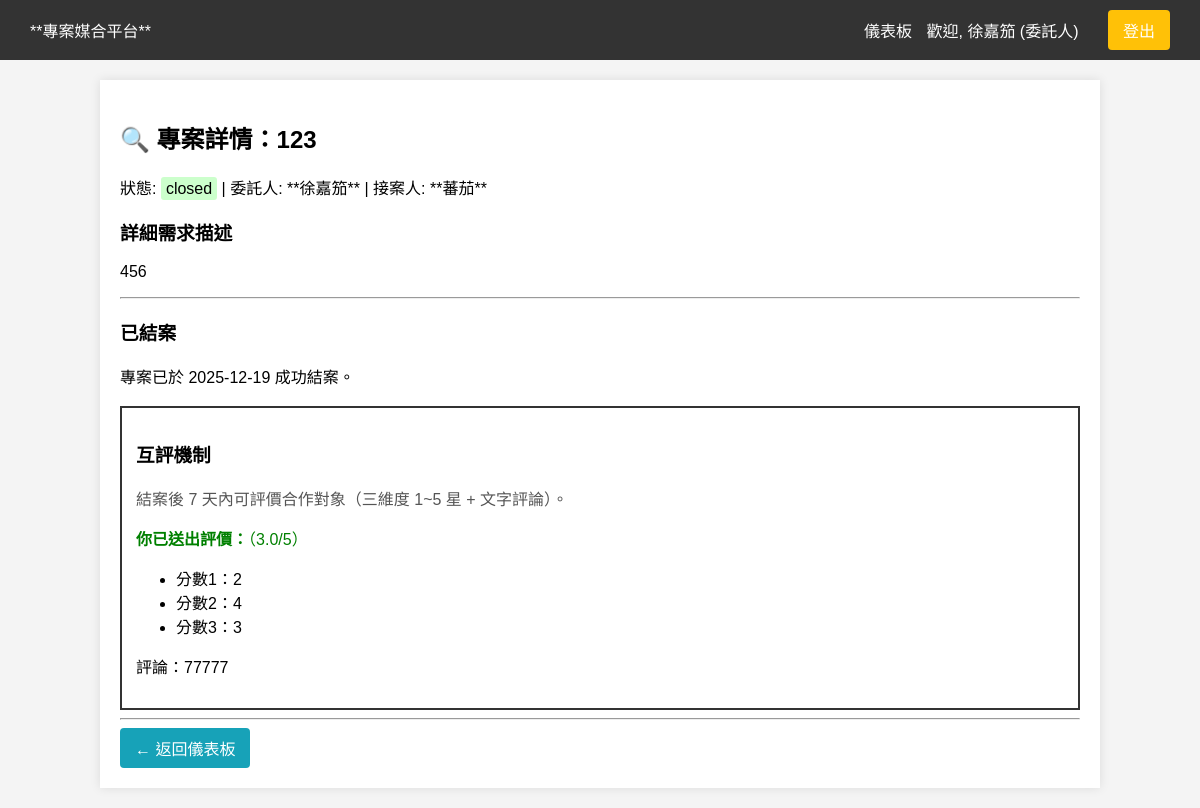
Screenshot of /project/1 (signed in) with the database file from the repository.
### models.py (models this page shows, shortened)
class User(UserMixin, db.Model):
    id = db.Column(db.Integer, primary_key=True)
    username = db.Column(db.String(80), unique=True, nullable=False)
    role = db.Column(db.String(20), nullable=False)
    password_hash = db.Column(db.String(128))

class Project(db.Model):
    id = db.Column(db.Integer, primary_key=True)
    title = db.Column(db.String(100), nullable=False)
    description = db.Column(db.Text, nullable=False)
    status = db.Column(db.String(20), default='open', nullable=False)
    created_at = db.Column(db.DateTime, default=datetime.utcnow)
    closed_at = db.Column(db.DateTime, nullable=True)
    delivery_file_path = db.Column(db.String(255), nullable=True)
    client_id = db.Column(db.Integer, db.ForeignKey('user.id'), nullable=False)
    contractor_id = db.Column(db.Integer, db.ForeignKey('user.id'), nullable=True)
    client = db.relationship(
        'User',
        foreign_keys=[client_id],
        backref=db.backref('projects_created', lazy=True)
    )
    contractor = db.relationship(
        'User',
        foreign_keys=[contractor_id],
        backref=db.backref('projects_contracted', lazy=True)
    )
    proposals = db.relationship(
        'Proposal',
        backref='project',
        lazy=True,
        cascade='all, delete-orphan'
    )
    reviews = db.relationship(
        'Review',
        backref='project',
        lazy=True,
        cascade='all, delete-orphan'
    )

class Review(db.Model):
    id = db.Column(db.Integer, primary_key=True)
    project_id = db.Column(db.Integer, db.ForeignKey('project.id'), nullable=False)
    reviewer_id = db.Column(db.Integer, db.ForeignKey('user.id'), nullable=False)
    reviewee_id = db.Column(db.Integer, db.ForeignKey('user.id'), nullable=False)
    reviewee_role = db.Column(db.String(20), nullable=False)
    score_1 = db.Column(db.Integer, nullable=False)
    score_2 = db.Column(db.Integer, nullable=False)
    score_3 = db.Column(db.Integer, nullable=False)
    comment = db.Column(db.Text, nullable=True)
    created_at = db.Column(db.DateTime, default=datetime.utcnow)
    reviewer = db.relationship('User', foreign_keys=[reviewer_id], backref=db.backref('reviews_given', lazy=True))
    reviewee = db.relationship('User', foreign_keys=[reviewee_id], backref=db.backref('reviews_received', lazy=True))
    __table_args__ = (
        db.UniqueConstraint('project_id', 'reviewer_id', 'reviewee_id', name='uq_review_once_per_pair'),
    )
    def avg_score(self) -> float:
        return (self.score_1 + self.score_2 + self.score_3) / 3.0

### app.py (the view)
@app.route('/project/<int:project_id>')
@login_required
def project_detail(project_id):
    project = Project.query.get_or_404(project_id)
    is_client = current_user.id == project.client_id
    is_contractor_assigned = current_user.id == project.contractor_id
    is_contractor_user = current_user.role == ROLE_CONTRACTOR
    is_open = project.status == 'open'
    if not (is_client or is_contractor_assigned or is_open):
        flash('您沒有權限查看此專案。', 'danger')
        return redirect(url_for('dashboard'))
    proposals = []
    if is_client:
        proposals = Proposal.query.filter_by(project_id=project_id).order_by(Proposal.submitted_at.desc()).all()
    my_proposal = None
    if is_contractor_user:
        my_proposal = Proposal.query.filter_by(project_id=project_id, contractor_id=current_user.id).first()
    client_rating = get_user_rating_summary(project.client_id)
    contractor_ratings = {}
    if is_client and proposals:
        unique_contractor_ids = list({p.contractor_id for p in proposals})
        for cid in unique_contractor_ids:
            contractor_ratings[cid] = get_user_rating_summary(cid)
    can_review = False
    review_dims = None
    my_existing_review = None
    if project.status == 'closed' and project.contractor_id:
        if current_user.id == project.client_id:
            reviewee_id = project.contractor_id
            reviewee_role = ROLE_CONTRACTOR
        elif current_user.id == project.contractor_id:
            reviewee_id = project.client_id
            reviewee_role = ROLE_CLIENT
        else:
            reviewee_id = None
            reviewee_role = None
        if reviewee_id:
            can_review = can_submit_review(project, current_user.id, reviewee_id)
            review_dims = role_dimensions(reviewee_role)
            my_existing_review = Review.query.filter_by(
                project_id=project.id,
                reviewer_id=current_user.id,
                reviewee_id=reviewee_id
            ).first()
    return render_template(
        'project_detail.html',
        project=project,
        proposals=proposals,
        is_client=is_client,
        is_contractor=is_contractor_user,
        is_contractor_assigned=is_contractor_assigned,
        my_proposal=my_proposal,
        client_rating=client_rating,
        contractor_ratings=contractor_ratings,
        can_review=can_review,
        review_dims=review_dims,
        my_existing_review=my_existing_review,
        review_deadline_days=REVIEW_DEADLINE_DAYS
    )

### app.py (called while the page is built)
@login_manager.user_loader
def load_user(user_id):
    return User.query.get(int(user_id))

def ternary_filter(value, true_value, false_value, default=None):
    if value is None and default is not None:
        return default
    return true_value if value else false_value

def can_submit_review(project: Project, reviewer_id: int, reviewee_id: int) -> bool:
    if not project or project.status != 'closed':
        return False
    valid_pair = (
        (reviewer_id == project.client_id and reviewee_id == project.contractor_id) or
        (reviewer_id == project.contractor_id and reviewee_id == project.client_id)
    )
    if not valid_pair:
        return False
    if project.closed_at:
        deadline = project.closed_at + timedelta(days=REVIEW_DEADLINE_DAYS)
        if datetime.utcnow() > deadline:
            return False
    existing = Review.query.filter_by(
        project_id=project.id,
        reviewer_id=reviewer_id,
        reviewee_id=reviewee_id
    ).first()
    return existing is None

def role_dimensions(role: str):
    if role == ROLE_CLIENT:
        return ("需求合理性", "驗收難度", "合作態度")
    return ("產出品質", "執行效率", "合作態度")

### templates/project_detail.html (shortened to what this page needs)
{% extends "base.html" %}
{% block content %}
    <h2>🔍 專案詳情：{{ project.title }}</h2>
    <p>
        狀態: <span class="status-{{ project.status }}">{{ project.status }}</span> |
        委託人: **{{ project.client.username }}** |
        {% if project.contractor %}
            接案人: **{{ project.contractor.username }}** {% else %}
            接案人: 待定
        {% endif %}
    </p>
    <h3>詳細需求描述</h3>
    <p>{{ project.description }}</p>
    <hr>
    {% if is_client %}
        {% if project.status == 'open' %}
            <h3>💰 報價列表 ({{ proposals | length }} 份報價)</h3>
            {% if proposals %}
                <table>
                    <tr>
                        <th>報價人</th>
                        <th>報價金額 (NTD)</th>
                        <th>報價細節</th>
                        <th>狀態</th>
                        <th>操作</th>
                    </tr>
                    {% for proposal in proposals %}
                    <tr>
                        <td>
                            {{ proposal.contractor.username }}
                            {% set r = contractor_ratings.get(proposal.contractor_id) %}
                            {% if r %}
                              <div style="border:1px dashed #bbb; padding:10px; margin:10px 0;">
                                <p style="margin:0 0 6px 0;">
                                  接案人評價：<b>{{ "%.2f"|format(r.avg_rating) }}</b> / 5（{{ r.count }} 則）
                                </p>
                                {% if r.recent_comments and r.recent_comments|length > 0 %}
                                  <details>
                                    <summary>查看最近評論</summary>
                                    <ul>
                                      {% for c in r.recent_comments %}
                                        <li><b>{{ c.reviewer_name }}</b>：{{ c.comment }}</li>
                                      {% endfor %}
                                    </ul>
                                  </details>
                                {% else %}
                                  <p style="color:#666; margin:0;">尚無文字評論。</p>
                                {% endif %}
                              </div>
                            {% endif %}
                        </td>
                        <td>{{ proposal.price | round(2) }}</td>
                        <td>{{ proposal.details }}</td>
                        <td>{{ proposal.status }}</td>
                        <td>
                            <form method="POST" action="{{ url_for('accept_proposal', proposal_id=proposal.id) }}" style="display:inline;">
                                <button type="submit" class="btn btn-success" onclick="return confirm('確定接受此報價嗎？接受後專案將進入進行中狀態！')">選擇此報價</button>
                            </form>
                        </td>
                    </tr>
                    {% endfor %}
                </table>
            {% else %}
                <p>目前沒有任何報價。</p>
            {% endif %}
        {% elif project.status == 'pending' %}
            <h3>進行中</h3>
            <p>專案已委託給 **{{ project.contractor.username }}**，等待對方提交結案檔案。</p>
        {% elif project.status == 'closed' %}
            <h3>已結案</h3>
            <p>專案已於 {{ project.created_at.strftime('%Y-%m-%d') }} 成功結案。</p>
            {% if project.contractor_id %}
              <div style="border:2px solid #333; padding:14px; margin-top:18px;">
                <h3>互評機制</h3>
                <p style="color:#555;">結案後 {{ review_deadline_days }} 天內可評價合作對象（三維度 1~5 星 + 文字評論）。</p>
                {% if my_existing_review %}
                  <p style="color:green;"><b>你已送出評價：</b>（{{ my_existing_review.avg_score()|round(2) }}/5）</p>
                  <ul>
                    <li>分數1：{{ my_existing_review.score_1 }}</li>
                    <li>分數2：{{ my_existing_review.score_2 }}</li>
                    <li>分數3：{{ my_existing_review.score_3 }}</li>
                  </ul>
                  {% if my_existing_review.comment %}
                    <p>評論：{{ my_existing_review.comment }}</p>
                  {% endif %}
                {% endif %}
              </div>
            {% endif %}
        {% endif %}
    {% else %}
        {% if project.status == 'open' %}
            <h3>ℹ️ 此為開放專案</h3>
            <p>此專案目前公開招募中。請登入接案人帳號即可提交報價。</p>
        {% endif %}
    {% endif %}
    <hr>
    <a href="{{ url_for('dashboard') }}" class="btn btn-info">← 返回儀表板</a>
{% endblock %}

### templates/base.html (shortened to what this page needs)
<!DOCTYPE html>
<html lang="zh-TW">
<head>
</head>
<body>
    <div class="navbar">
        <a href="{{ url_for('dashboard') }}">**專案媒合平台**</a>
        <div>
            {% if current_user.is_authenticated %}
                <a href="{{ url_for('dashboard') }}">儀表板</a>
                <span style="margin-right: 15px;">歡迎, {{ current_user.username }} ({{ current_user.role | ternary('委託人', '接案人', default='') }})</span>
                <a href="{{ url_for('logout') }}" class="btn btn-warning">登出</a>
            {% else %}
                <a href="{{ url_for('register') }}">註冊</a>
                <a href="{{ url_for('login') }}">登入</a>
            {% endif %}
        </div>
    </div>
    <div class="container">
        {% block content %}{% endblock %}
    </div>
</body>
</html>

### templates/base.html (style rules this page uses)
body { font-family: Arial, sans-serif; margin: 0; padding: 0; background-color: #f4f4f4; }
.navbar { background-color: #333; color: white; padding: 10px 20px; display: flex; justify-content: space-between; align-items: center; }
.navbar a { color: white; text-decoration: none; margin: 0 10px; }
.container { width: 80%; margin: 20px auto; background-color: white; padding: 20px; box-shadow: 0 0 10px rgba(0, 0, 0, 0.1); }
.status-closed { background-color: #cfc; padding: 3px 5px; border-radius: 3px; }
.btn { padding: 8px 15px; text-decoration: none; border-radius: 4px; cursor: pointer; display: inline-block; margin-right: 5px; }
.btn-info { background-color: #17a2b8; color: white; border: none; }
.btn-warning { background-color: #ffc107; color: #333; border: none; }

### rows the page displays
User: username "徐嘉笳", role|ternary "委託人", client.username "徐嘉笳"
Project: title "123", status "closed", description "456", created_at "2025-12-19"
User: contractor.username "蕃茄"
Review: avg_score "3.0", score_1 "2", score_2 "4", score_3 "3", comment "77777"

### other values shown
{{ review_deadline_days }} "7"
